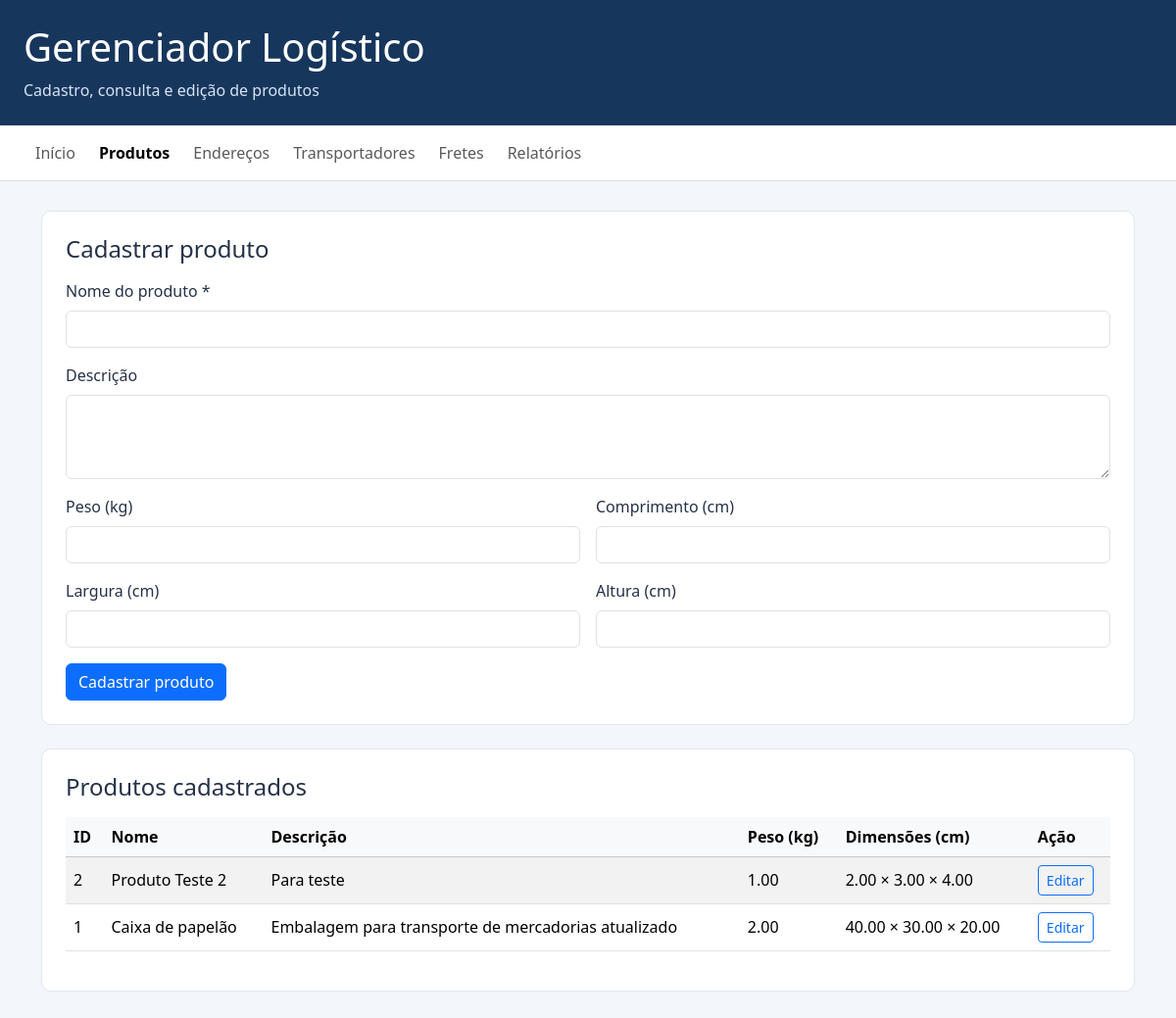
Before: /produtos.php with the older database file.
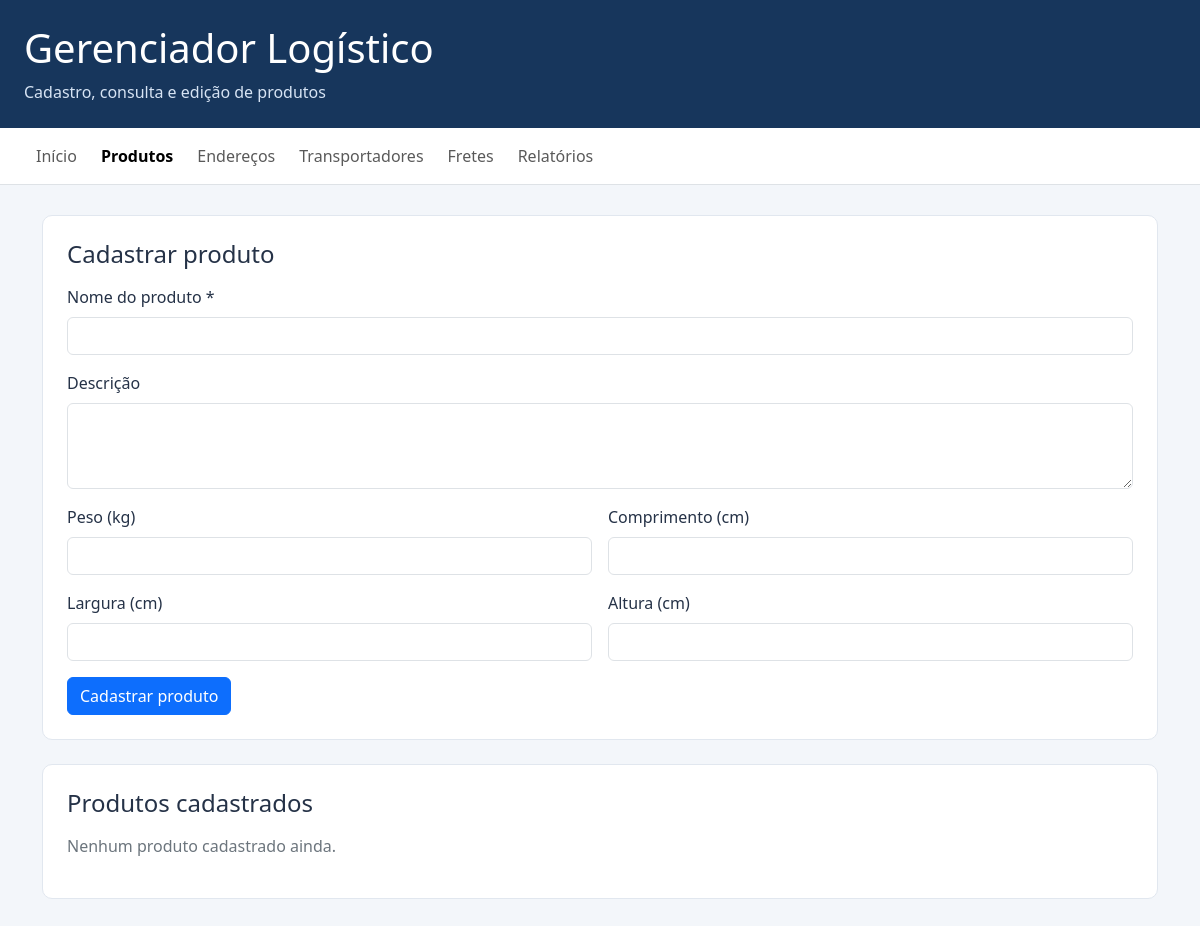
After: the same page with the newer database file.
### tables this page shows
CREATE TABLE IF NOT EXISTS produtos (
    id INT NOT NULL AUTO_INCREMENT,
    nome VARCHAR(150) NOT NULL,
    descricao TEXT DEFAULT NULL,
    peso DECIMAL(10,2) DEFAULT NULL,
    comprimento DECIMAL(10,2) DEFAULT NULL,
    largura DECIMAL(10,2) DEFAULT NULL,
    altura DECIMAL(10,2) DEFAULT NULL,
    criado_em TIMESTAMP NULL DEFAULT CURRENT_TIMESTAMP,
    PRIMARY KEY (id)
);

### produtos.php (the view, shortened to what the changed rows need)
<?php
require_once "conexao.php";
$produtoEditar = null;
function escaparProduto($valor) {
    return htmlspecialchars((string) ($valor ?? ""), ENT_QUOTES, "UTF-8");
}
$produtos = $conexao->query(
    "SELECT * FROM produtos ORDER BY id DESC"
)->fetchAll(PDO::FETCH_ASSOC);
?>
<!DOCTYPE html>
<html lang="pt-BR">
<head>
<link href="https://cdn.jsdelivr.net/npm/bootstrap@5.3.3/dist/css/bootstrap.min.css" rel="stylesheet">
</head>
<body>
<header class="cabecalho">
    <h1>Gerenciador Logístico</h1>
</header>
<main class="container">
    <section class="painel">
        <h2 class="h4 mb-3">
            <?= $produtoEditar ? "Editar produto" : "Cadastrar produto" ?>
        </h2>
    </section>
    <section class="painel">
        <h2 class="h4 mb-3">Produtos cadastrados</h2>
        <?php if (count($produtos) === 0): ?>
            <p class="text-secondary">Nenhum produto cadastrado ainda.</p>
        <?php else: ?>
            <div class="table-responsive">
                <table class="table table-striped table-hover align-middle">
                    <thead class="table-light">
                        <tr>
                            <th>ID</th>
                            <th>Nome</th>
                            <th>Descrição</th>
                            <th>Peso (kg)</th>
                            <th>Dimensões (cm)</th>
                            <th>Ação</th>
                        </tr>
                    </thead>
                    <tbody>
                    <?php foreach ($produtos as $produto): ?>
                        <tr>
                            <td><?= (int) $produto["id"] ?></td>
                            <td><?= escaparProduto($produto["nome"]) ?></td>
                            <td><?= escaparProduto($produto["descricao"]) ?></td>
                            <td><?= escaparProduto($produto["peso"]) ?></td>
                            <td>
                                <?= escaparProduto($produto["comprimento"]) ?> ×
                                <?= escaparProduto($produto["largura"]) ?> ×
                                <?= escaparProduto($produto["altura"]) ?>
                            </td>
                            <td>
                                <a class="btn btn-sm btn-outline-primary" href="produtos.php?editar=<?= (int) $produto["id"] ?>">Editar</a>
                            </td>
                        </tr>
                    <?php endforeach; ?>
                    </tbody>
                </table>
            </div>
        <?php endif; ?>
    </section>
</main>
</body>
</html>

Changed rows visible on the page:
removed produtos: id "2", nome "Produto Teste 2", descricao "Para teste", peso "1.00", comprimento "2.00", largura "3.00", altura "4.00"
removed produtos: id "1", nome "Caixa de papelão", descricao "Embalagem para transporte de mercadorias atualizado", peso "2.00", comprimento "40.00", largura "30.00", altura "20.00"
Other visible differences:
text no longer shown: "ID Nome Descrição Peso (kg) Dimensões (cm) Ação"
text now shown: "Nenhum produto cadastrado ainda."
